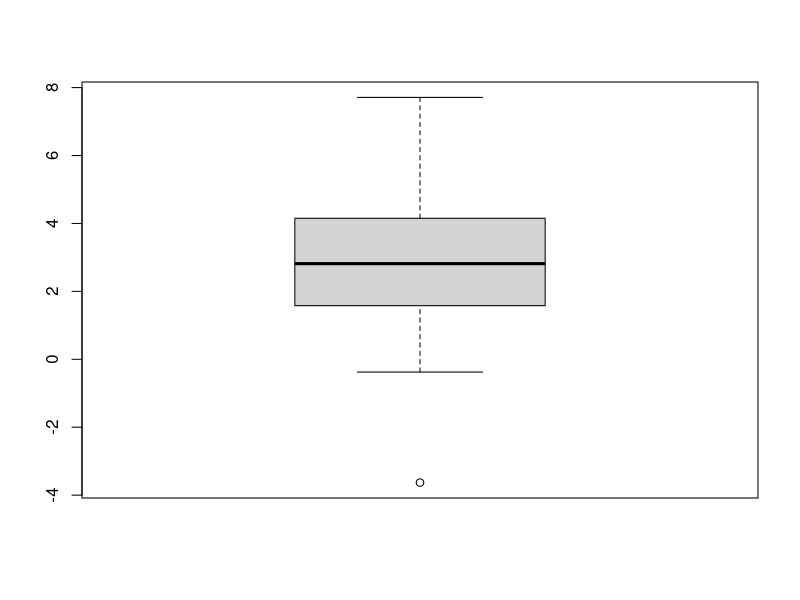
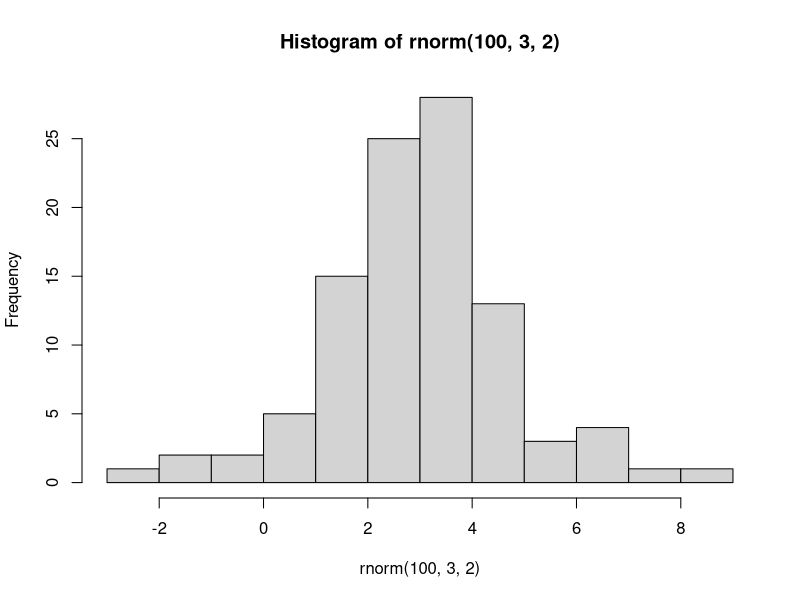
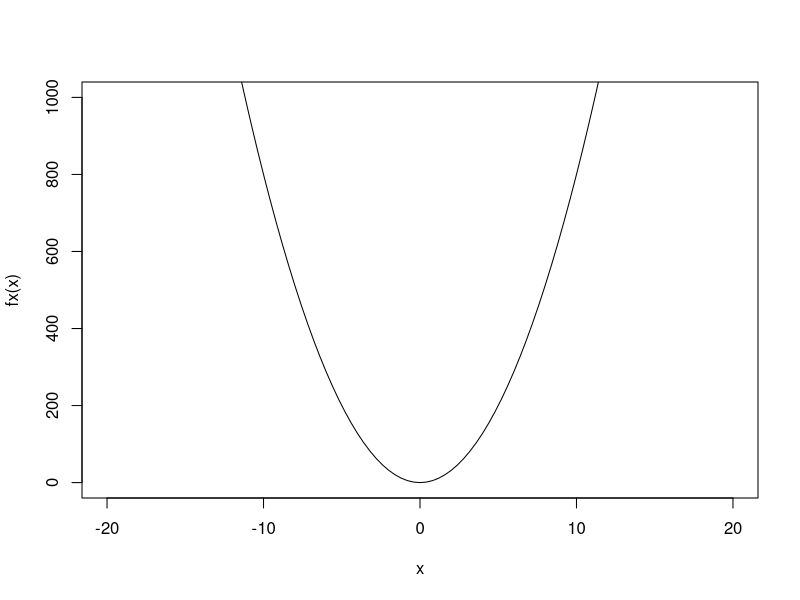
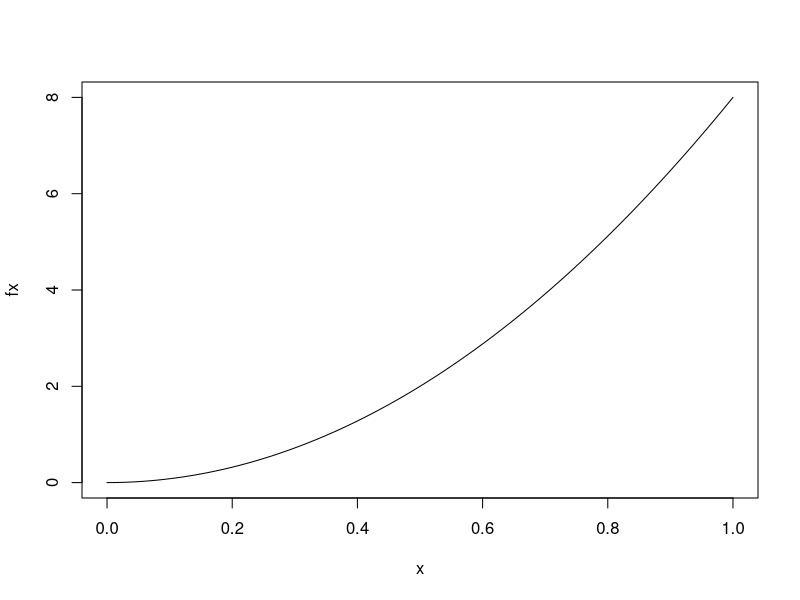

Write the R code that produced these figures, in order.
rm(list = ls())
x<-5
## if
if(x>6){
  hist(rnorm(100,3,2))
}
## if else
if(x>6){
  hist(rnorm(100,3,2))
} else {
  boxplot(rnorm(100,3,2))
}
## if encadenado
x<-60
if(x>6){
  hist(rnorm(100,3,2))
  mean(x)
} else if(x<6){
  boxplot(rnorm(100,3,2))
} else if(typeof(x)=="double"){
  print("hola")
} else {
  print("hola hola")
}
##for
for(i in 1:100){
  print(i)
}
for(i in c(2,7,9,15,19)){
  print(i)
}  
for(i in c("a","b","c")){
  print(i)
}  
for(i in 1:5){
  for(j in 6:10){
    print(i*j)
  }
}
for(i in 1:5){
  for(j in 6:10){
    aux<-i*j
    print(aux)
    if(aux==20){
      break()
      print("hola")
      boxplot(rnorm(100,i,j))
    }
  }
}
#while
z<-1
k<-1
while(z>0.0001){
  print(k)
  z<-1/k
  k<-k+1
}
### funciones
fx<-function(x){
  y<-8*x**2
  return(y)
}
fx(5)
fx(1:10)
curve(fx,xlim = c(-20,20),ylim=c(0,1000))
plot(fx)
##comando de estadisticas de tendencia central
tendencia<-function(x){
  n<-length(x)
  cat("media:",fill = T)
  print(sum(x)/n)
  cat("mediana:",fill = T)
  x<-sort(x)
  if(n%%2==0){
    me<-(x[n/2]+x[n/2+1])/2
  } else {
    me<-x[ceiling(n/2)]
  }
  print(me)
  cat("moda:",fill = T)
  tt<-table(x)
  mm<-max(tt)
  print(names(tt)[(table(x)==mm)])
  cat("media cuadrática:",fill = T)
  mc<-sqrt(sum(x**2)/n)
  print(mc)
  cat("media armónica",fill = T)
  ma<-n/sum(1/x)
  print(ma)
  cat("media geométrica:",fill = T)
  mg<-prod(x)**(1/n)
  print(mg)
}
xx<-scan()
a<-tendencia(xx)

tendencia2<-function(x){
  n<-length(x)
  media<-sum(x)/n
  x<-sort(x)
  if(n%%2==0){
    me<-(x[n/2]+x[n/2+1])/2
  } else {
    me<-x[ceiling(n/2)]
  }
  tt<-table(x)
  mm<-max(tt)
  mo<-names(tt)[(table(x)==mm)]
  mc<-sqrt(sum(x**2)/n)
  ma<-n/sum(1/x)
  mg<-prod(x)**(1/n)
  aux<-list(media,me,mo,mc,ma,mg)
  return(aux)
}
a<-tendencia2(xx)

tendenciaF<-function(x,f){
  n<-sum(f)
  media<-sum(x*f)/n
}









